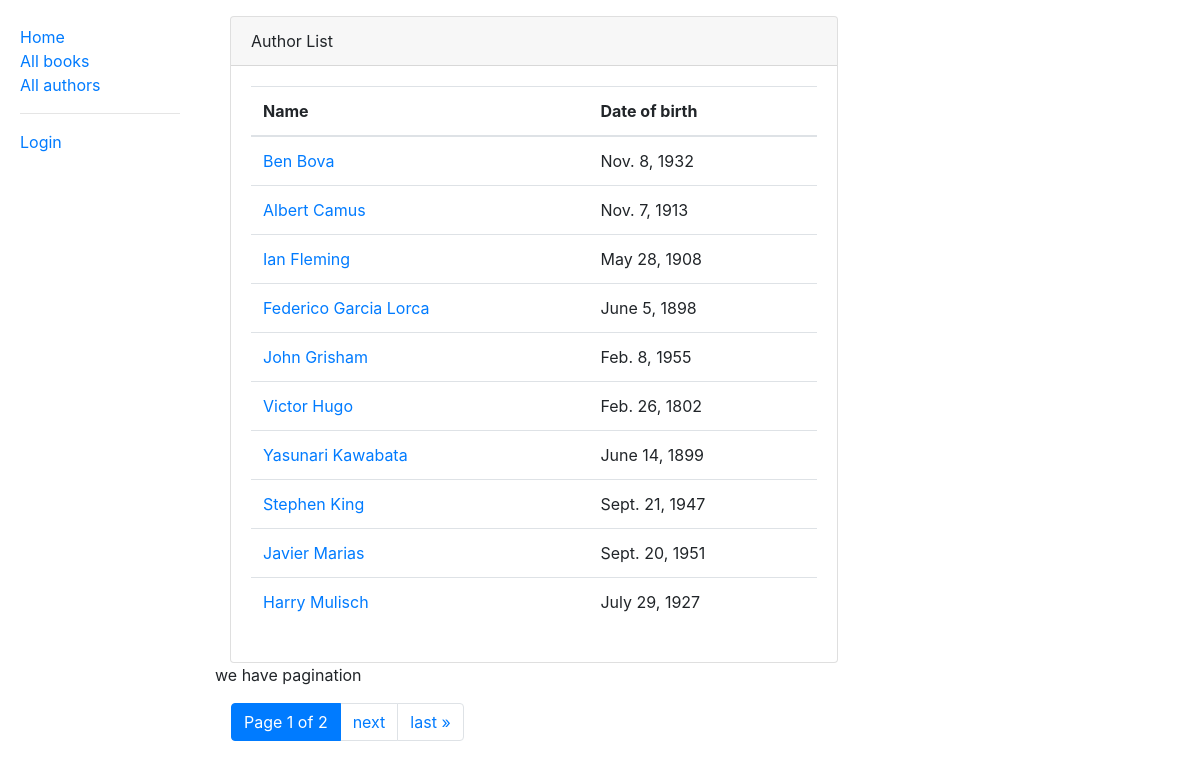
The app's page /catalog/authors/, older data.
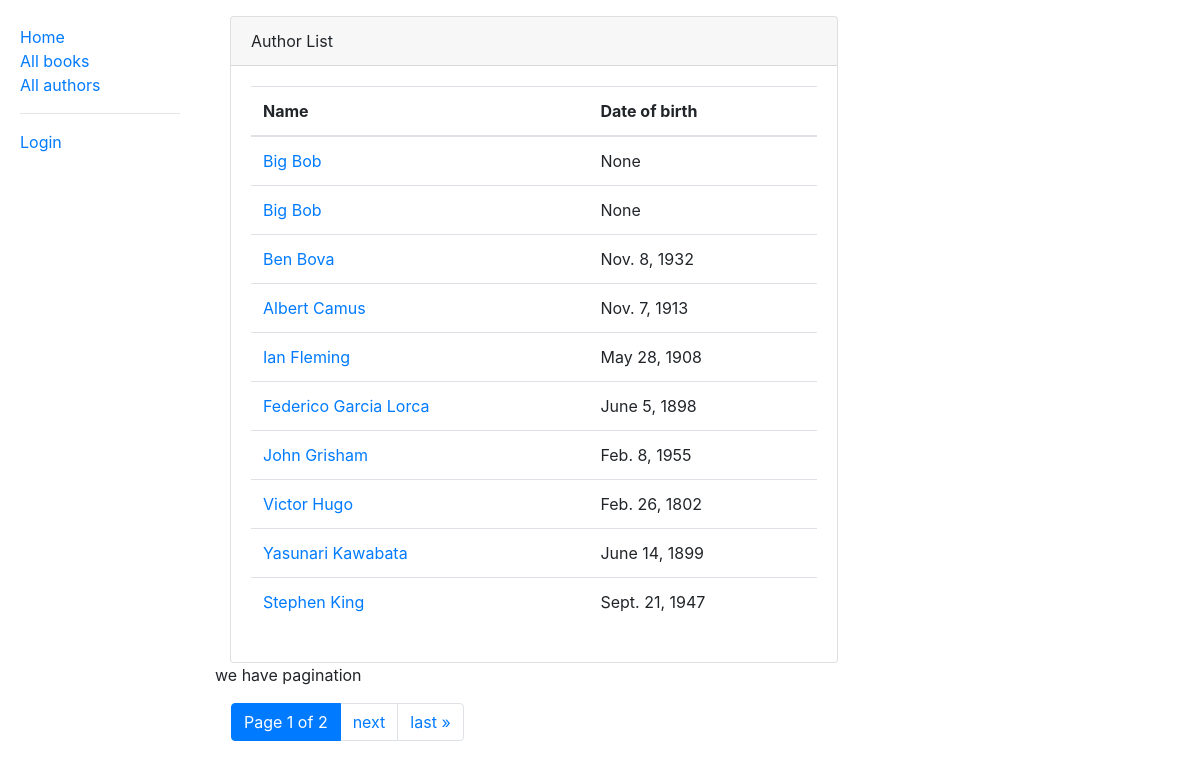
The same page, newer data.
### catalog/models.py (models this page shows, shortened)
class Author(models.Model):
    first_name = models.CharField(max_length=100)
    last_name = models.CharField(max_length=100)
    date_of_birth = models.DateField(null=True, blank=True)
    date_of_death = models.DateField('Died', null=True, blank=True)
    class Meta:
        ordering = ['last_name', 'first_name']
    def get_absolute_url(self):
        return reverse('author-detail', args=[str(self.id)])

### catalog/views.py (the view)
# urls.py: path('authors/', views.AuthorListView.as_view(), name='authors'),
class AuthorListView(ListView):
    model = Author
    paginate_by = 10
    def dispatch(self, *args, **kwargs):
        if self.request.user.is_authenticated:
            self.user_permissions = list(Permission.objects.filter(group__user=self.request.user).values_list('codename', flat=True))
        else:
            self.user_permissions = []
        return super().dispatch(*args, **kwargs)
    def get_context_data(self, **kwargs):
        context = super().get_context_data(**kwargs)
        context['user_permissions'] = self.user_permissions
        return context

### catalog/templates/catalog/author_list.html (shortened to what this page needs)
            {% extends 'base_generic.html' %}
{% block content %}
    <div class="container-fluid mt-3">
    <div class="card" style="width:38rem;">
        <div class="card-header">
            Author List
        </div>
        <div class="card-body">
        {% if author_list %}
            <table class="table">
            <thead>
               <tr>
                   <th>Name </th>
                   <th>Date of birth </th>
               </tr>
            </thead>
            <tbody>
            {% for author in author_list %}
                <tr>
                <td>
                    <a href="{{  author.get_absolute_url }}">{{ author.first_name }} {{ author.last_name }}</a>
                </td>
                <td>
                    {{ author.date_of_birth }}
                </td>
                </tr>
            {% endfor %}
            </tbody>
            </table>
        {% else %}
            <p>There are no authors in the library.</p>
        {% endif %}
        </div>
    </div>
    </div>
{% endblock %}

Row changes from the older to the newer data that the page shows:
no longer on this page (row unchanged): Author: first_name "Javier", last_name "Marias", date_of_birth "Sept. 20, 1951"
no longer on this page (row unchanged): Author: first_name "Harry", last_name "Mulisch", date_of_birth "July 29, 1927"
added Author: first_name "Big", last_name "Bob", date_of_birth "None"
added Author: first_name "Big", last_name "Bob", date_of_birth "None"
